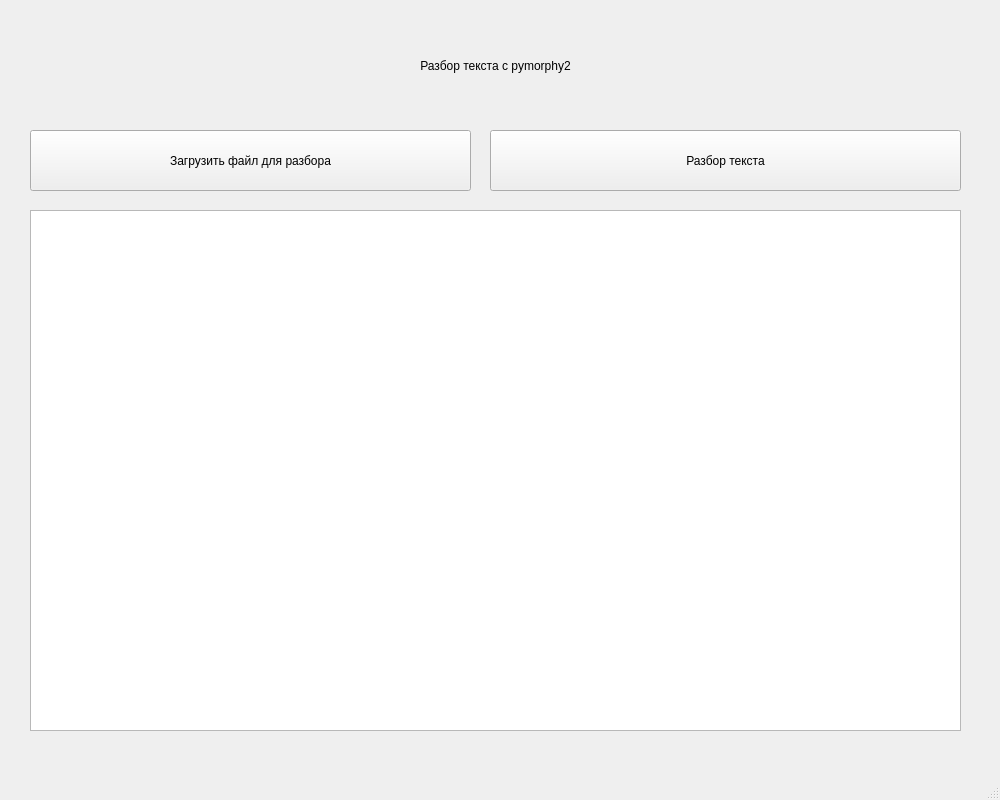
<?xml version="1.0" encoding="UTF-8"?>
<ui version="4.0">
 <class>MainWindow</class>
 <widget class="QMainWindow" name="MainWindow">
  <property name="geometry">
   <rect>
    <x>0</x>
    <y>0</y>
    <width>1000</width>
    <height>800</height>
   </rect>
  </property>
  <property name="windowTitle">
   <string>Разбор текста</string>
  </property>
  <widget class="QWidget" name="centralwidget">
   <widget class="QLabel" name="main_label">
    <property name="geometry">
     <rect>
      <x>130</x>
      <y>40</y>
      <width>731</width>
      <height>51</height>
     </rect>
    </property>
    <property name="layoutDirection">
     <enum>Qt::LeftToRight</enum>
    </property>
    <property name="text">
     <string>Разбор текста с pymorphy2</string>
    </property>
    <property name="alignment">
     <set>Qt::AlignCenter</set>
    </property>
   </widget>
   <widget class="QPushButton" name="load_button">
    <property name="geometry">
     <rect>
      <x>30</x>
      <y>130</y>
      <width>441</width>
      <height>61</height>
     </rect>
    </property>
    <property name="text">
     <string>Загрузить файл для разбора</string>
    </property>
   </widget>
   <widget class="QTextEdit" name="text">
    <property name="geometry">
     <rect>
      <x>30</x>
      <y>210</y>
      <width>931</width>
      <height>521</height>
     </rect>
    </property>
   </widget>
   <widget class="QPushButton" name="analysis">
    <property name="geometry">
     <rect>
      <x>490</x>
      <y>130</y>
      <width>471</width>
      <height>61</height>
     </rect>
    </property>
    <property name="text">
     <string>Разбор текста</string>
    </property>
   </widget>
  </widget>
  <widget class="QMenuBar" name="menubar">
   <property name="geometry">
    <rect>
     <x>0</x>
     <y>0</y>
     <width>1000</width>
     <height>21</height>
    </rect>
   </property>
  </widget>
  <widget class="QStatusBar" name="statusbar"/>
 </widget>
 <resources/>
 <connections/>
</ui>
